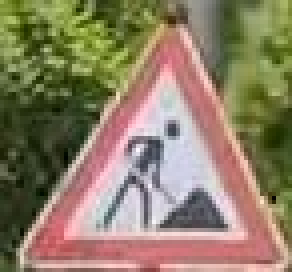
#> input picture webimages/02_construction.jpg, 73 x 68 px (shown 4 times larger); its folder holds only this picture in this run
$ jupyter execute --allow-errors Traffic_Sign_Classifier.ipynb   (shell and % lines are left out)   (older library calls are emulated)
#> lines starting #> are read from the running program, lines starting #| are printed output that depends on the picture
#> `img=cv2.resize(img, (32,32), interpolation = cv2.INTER_AREA)`:
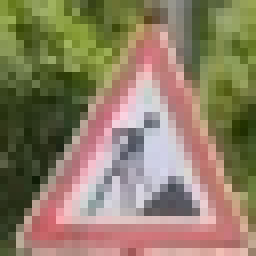
#> img: shape (32, 32, 3) (shown 8 times larger); mean R, G, B 141.7, 126.9, 102
# Self-Driving Car Engineer Nanodegree

## Deep Learning

## Project: Build a Traffic Sign Recognition Classifier

---
## Step 0: Load The Data

[cell 1]
# Load pickled data
import pickle, csv
import math
import tensorflow as tf
import numpy as np
import cv2
import matplotlib.pyplot as plt
import random
from statistics import mean
from tensorflow.contrib.layers import flatten

# Visualizations will be shown in the notebook.


plt.ion()

# TODO: Fill this in based on where you saved the training and testing data

training_file = '../data/train.p'
validation_file= '../data/valid.p'
testing_file = '../data/test.p'

#> (the rest of this cell did not finish here and is left out)

---

## Step 1: Dataset Summary & Exploration

The pickled data is a dictionary with 4 key/value pairs:

- `'features'` is a 4D array containing raw pixel data of the traffic sign images, (num examples, width, height, channels).
- `'labels'` is a 1D array containing the label/class id of the traffic sign. The file `signnames.csv` contains id -> name mappings for each id.
- `'sizes'` is a list containing tuples, (width, height) representing the original width and height the image.
- `'coords'` is a list containing tuples, (x1, y1, x2, y2) representing coordinates of a bounding box around the sign in the image. **THESE COORDINATES ASSUME THE ORIGINAL IMAGE. THE PICKLED DATA CONTAINS RESIZED VERSIONS (32 by 32) OF THESE IMAGES**

### Basic Summary of the Data Set Using Python, Numpy and/or Pandas

#> (a cell that did not finish here is left out)

### Include an exploratory visualization of the dataset

Visualize the German Traffic Signs Dataset using the pickled file(s). This is open ended, suggestions include: plotting traffic sign images, plotting the count of each sign, etc.

[cell 3]
### Data exploration visualization code goes here.

print("Plotting 15 random Images from each class...")
#> (the rest of this cell did not finish here and is left out)

[cell 4]
#Plot distribution of labels in train, test
fig, axs = plt.subplots(1,3, figsize=(15, 3))
fig.suptitle("Distribution of Labels", fontsize=15)
#> (the rest of this cell did not finish here and is left out)

----

## Step 2: Design and Test a Model Architecture

We use LeNet-5 model.

### Pre-process the Data Set (normalization, grayscale, etc.)

The image data is normalized so that the data has mean zero and equal variance. Various methods are tested.
Also we convert the images to grayscale and use 32x32x1 dimensions instead of 32x32x3 per image.

[cell 5]
def preprocess(images):
    return mean_0_preprocessor(images)

# [25 lines left out: functions min_max_preprocessor, zscore_preprocessor, mean_0_preprocessor, Ymean_0_preprocessor, not called in this run]


def redim(images):
    return np.array([np.reshape(i, i.shape + (1,)) for i in images])

[cell 6]
from scipy.stats import zscore
from sklearn import preprocessing
#> (the rest of this cell did not finish here and is left out)

[cell 7]
from sklearn.utils import shuffle

#> (the rest of this cell did not finish here and is left out)

### Model Architecture

[cell 8]
### Architecture defined here.
EPOCHS = 40
BATCH_SIZE = 128
modelLocation = './models/traffic_sign_model'
doTrain = True

mu = 0
sigma = 0.1

# randomly defines variables for the weights and biases for each layer
#> (the rest of this cell did not finish here and is left out)

### Train, Validate and Test the Model

A validation set can be used to assess how well the model is performing. A low accuracy on the training and validation
sets imply underfitting. A high accuracy on the training set but low accuracy on the validation set implies overfitting.

#> (a cell that did not finish here is left out)

[cell 10]
bars = None
# [31 lines left out: function plotAccuracy, not called in this run]

[cell 11]
#from ipywidgets import IntProgress
#from IPython.display import display
epoch_validation = np.zeros((EPOCHS), dtype=np.float64)
#> (the rest of this cell did not finish here and is left out)

---

## Step 3: Test a Model on New Images

The new pics for evaluating the developed model are captured from following videos:
1. https://www.youtube.com/watch?v=QE03kKtJeWs
2. https://www.youtube.com/watch?v=Hx44jrWHaUE

### Load and Output the Images

[cell 12]
import glob, os

[cell 13]
### Load the images and plot them here.
webImagesDir = 'webimages'
imgFiles = glob.glob('webimages/*.jpg')
sampleImages = []
y = []
#sampleImages = np.zeros([len(imgFiles), 32, 32, 3])
#> (the rest of this cell did not finish here and is left out)


$ run again, on webimages/11_TrafficSignals.jpg
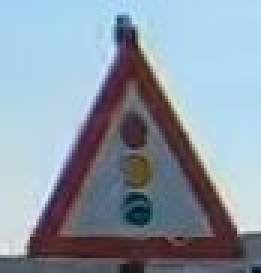
#> input picture webimages/11_TrafficSignals.jpg, 87 x 91 px (shown 3 times larger)
#> `img=cv2.resize(img, (32,32), interpolation = cv2.INTER_AREA)`:
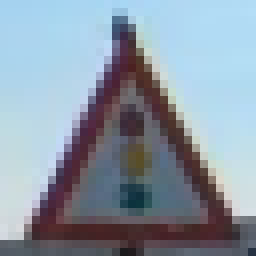
#> img: shape (32, 32, 3) (shown 8 times larger); mean R, G, B 139.1, 152.6, 166.1

$ run again, on webimages/13_gostraight_or_right.jpg
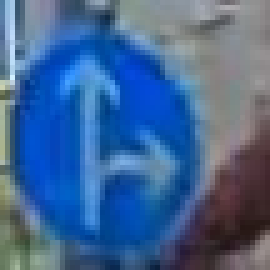
#> input picture webimages/13_gostraight_or_right.jpg, 54 x 54 px (shown 5 times larger)
#> `img=cv2.resize(img, (32,32), interpolation = cv2.INTER_AREA)`:
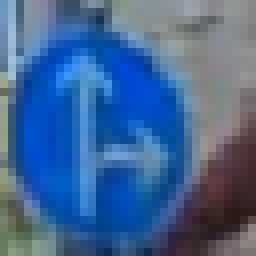
#> img: shape (32, 32, 3) (shown 8 times larger); mean R, G, B 67, 102.1, 147.7

$ run again, on webimages/14.jpg
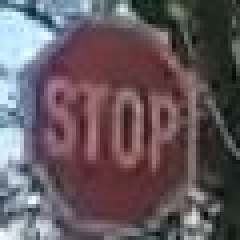
#> input picture webimages/14.jpg, 60 x 60 px (shown 4 times larger)
#> `img=cv2.resize(img, (32,32), interpolation = cv2.INTER_AREA)`:
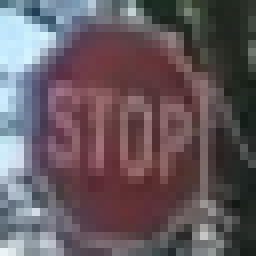
#> img: shape (32, 32, 3) (shown 8 times larger); mean R, G, B 101.2, 88.7, 94.6

$ run again, on webimages/05_noentry.jpg
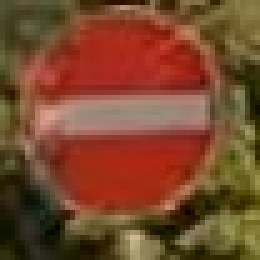
#> input picture webimages/05_noentry.jpg, 52 x 52 px (shown 5 times larger)
#> `img=cv2.resize(img, (32,32), interpolation = cv2.INTER_AREA)`:
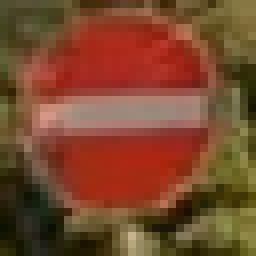
#> img: shape (32, 32, 3) (shown 8 times larger); mean R, G, B 120.8, 72.2, 44.4
